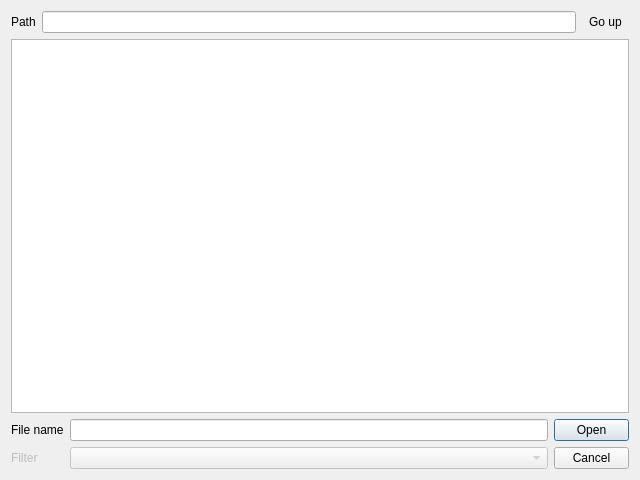
<?xml version="1.0" encoding="UTF-8"?>
<ui version="4.0">
 <class>Plugins::OpenSpeedShop::RemoteFileDialog</class>
 <widget class="QDialog" name="Plugins::OpenSpeedShop::RemoteFileDialog">
  <property name="geometry">
   <rect>
    <x>0</x>
    <y>0</y>
    <width>640</width>
    <height>480</height>
   </rect>
  </property>
  <property name="windowTitle">
   <string>Open File</string>
  </property>
  <layout class="QGridLayout" name="gridLayout" rowstretch="1,128,1">
   <item row="0" column="0" colspan="2">
    <layout class="QHBoxLayout" name="layPath">
     <item>
      <widget class="QLabel" name="lblPath">
       <property name="text">
        <string>Path</string>
       </property>
      </widget>
     </item>
     <item>
      <widget class="QLineEdit" name="txtPath"/>
     </item>
     <item>
      <widget class="QToolButton" name="btnPathUp">
       <property name="text">
        <string>Go up</string>
       </property>
       <property name="icon">
        <iconset resource="../Resources/OpenSpeedShop.qrc">
         <normaloff>:/OpenSpeedShop/pathUp.svg</normaloff>:/OpenSpeedShop/pathUp.svg</iconset>
       </property>
       <property name="autoRaise">
        <bool>true</bool>
       </property>
      </widget>
     </item>
    </layout>
   </item>
   <item row="1" column="0" colspan="2">
    <widget class="QTreeWidget" name="treeWidget">
     <property name="editTriggers">
      <set>QAbstractItemView::NoEditTriggers</set>
     </property>
     <property name="showDropIndicator" stdset="0">
      <bool>false</bool>
     </property>
     <property name="headerHidden">
      <bool>true</bool>
     </property>
     <column>
      <property name="text">
       <string notr="true">1</string>
      </property>
     </column>
    </widget>
   </item>
   <item row="2" column="0">
    <layout class="QGridLayout" name="gridLayout_2">
     <item row="0" column="0">
      <widget class="QLabel" name="lblFileName">
       <property name="text">
        <string>File name</string>
       </property>
      </widget>
     </item>
     <item row="0" column="1">
      <widget class="QLineEdit" name="txtFileName"/>
     </item>
     <item row="1" column="0">
      <widget class="QLabel" name="lblFilter">
       <property name="enabled">
        <bool>false</bool>
       </property>
       <property name="text">
        <string>Filter</string>
       </property>
      </widget>
     </item>
     <item row="1" column="1">
      <widget class="QComboBox" name="cmbFilter">
       <property name="enabled">
        <bool>false</bool>
       </property>
       <property name="sizePolicy">
        <sizepolicy hsizetype="Expanding" vsizetype="Fixed">
         <horstretch>0</horstretch>
         <verstretch>0</verstretch>
        </sizepolicy>
       </property>
      </widget>
     </item>
    </layout>
   </item>
   <item row="2" column="1">
    <widget class="QDialogButtonBox" name="buttonBox">
     <property name="maximumSize">
      <size>
       <width>75</width>
       <height>16777215</height>
      </size>
     </property>
     <property name="orientation">
      <enum>Qt::Vertical</enum>
     </property>
     <property name="standardButtons">
      <set>QDialogButtonBox::Cancel|QDialogButtonBox::Open</set>
     </property>
    </widget>
   </item>
  </layout>
 </widget>
 <resources>
  <include location="../Resources/OpenSpeedShop.qrc"/>
 </resources>
 <connections>
  <connection>
   <sender>buttonBox</sender>
   <signal>accepted()</signal>
   <receiver>Plugins::OpenSpeedShop::RemoteFileDialog</receiver>
   <slot>accept()</slot>
   <hints>
    <hint type="sourcelabel">
     <x>248</x>
     <y>254</y>
    </hint>
    <hint type="destinationlabel">
     <x>157</x>
     <y>274</y>
    </hint>
   </hints>
  </connection>
  <connection>
   <sender>buttonBox</sender>
   <signal>rejected()</signal>
   <receiver>Plugins::OpenSpeedShop::RemoteFileDialog</receiver>
   <slot>reject()</slot>
   <hints>
    <hint type="sourcelabel">
     <x>316</x>
     <y>260</y>
    </hint>
    <hint type="destinationlabel">
     <x>286</x>
     <y>274</y>
    </hint>
   </hints>
  </connection>
 </connections>
</ui>
